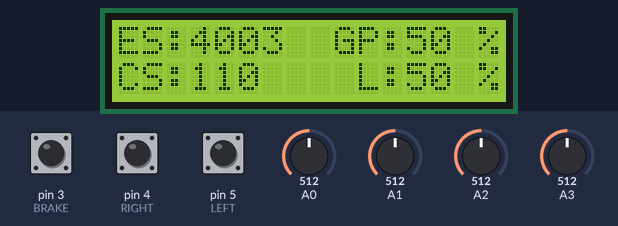
A sketch run on a simulated Arduino Uno, built with avr-gcc and run on an emulated ATmega328P. Parts: 16×2 character LCD. The test bench sets the inputs (shaded band); at power-on: A0 = 512, A1 = 512, A2 = 512, pin 3 (BRAKE) HIGH, pin 4 (RIGHT) HIGH, pin 5 (LEFT) HIGH, A3 = 512. What the sketch prints to the serial monitor is not drawn.

Above: at 1.2 s.
1.3 s: A0 set to 716
At 2.7 s:
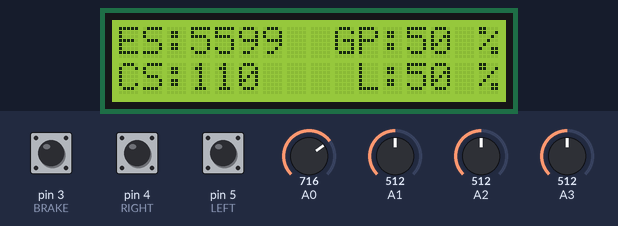
4.3 s: A1 set to 716
At 5.5 s:
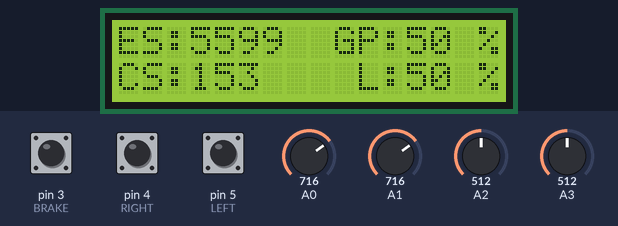
7.3 s: A2 set to 30
At 8.7 s:
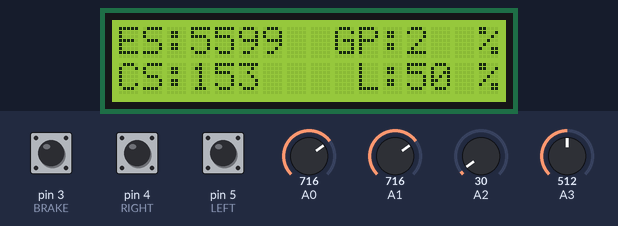
10.3 s: pin 3 (BRAKE) pulled LOW for 1 s
Timing chart, 0 to 13.3 s (numbered marks = the images above; inputs shaded):
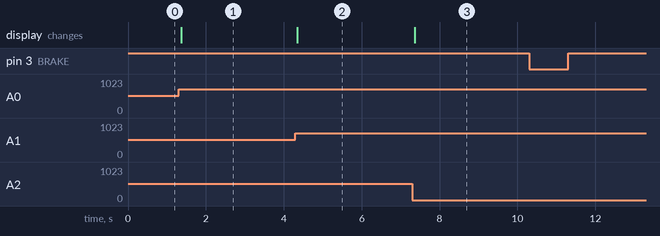

Measured:
- after the input at 1.3 s, the display: changes after 0.06 s (image 1)
- after the input at 4.3 s, the display: changes at once (image 2)
- after the input at 7.3 s, the display: changes after 0.07 s (image 3)

The sketch:

CAN_writemophongthuHONDA.ino
```cpp
#include <SPI.h>
#include <mcp2515.h>
#include <Wire.h>
#include <LiquidCrystal_I2C.h>

LiquidCrystal_I2C lcd(0x27, 16, 2);

struct can_frame canMsg_rpm;
struct can_frame canMsg_speed;
struct can_frame canMsg;
struct can_frame canMsg_buomga;
struct can_frame canMsg_load;
struct can_frame canMsg_turn;
struct can_frame canMsg_brake;

unsigned long previousMillis = 0;
unsigned long previousMillis1 = 20;
unsigned long previousMillis2 = 40;
unsigned long previousMillis3 = 60;
unsigned long previousMillis4 = 80;
unsigned long previousMillis5 = 100;
const long interval = 120;


MCP2515 mcp2515(10);

int engine_Rpm;
unsigned long int arpm ;
int vehicle_Speed;
int buomga;
int load;
unsigned char turn,brake;


//*************************************************************
String add0(String chuoi){
String  kq="";
  if (chuoi.length()==3){kq='0'+chuoi;}
  else {kq=chuoi;}
  return kq;
}
//*************************************************************
long hstol(String recv){              //long
  char c[recv.length() + 1];
  recv.toCharArray(c, recv.length() + 1);
  return strtol(c, NULL, 16);
}
//*************************************************************

void setup() {
   Serial.begin(250000);
   pinMode(3, INPUT_PULLUP);//BRAKE
   pinMode(4, INPUT_PULLUP);//RIGHT
   pinMode(5, INPUT_PULLUP);//LEFT

  lcd.init();
  lcd.backlight();

  mcp2515.reset();
  mcp2515.setBitrate(CAN_125KBPS);
  mcp2515.setNormalMode();

  Serial.println("Example: Write to CAN");
}

void loop() {

  arpm = analogRead(A0);
  engine_Rpm = arpm*8000/1023;
  vehicle_Speed = map(analogRead(A1),0,1023,0,220);
  buomga=map(analogRead(A2),0,1023,0,100);
  load=map(analogRead(A3),0,1023,0,100);
  //Serial.println(engine_Rpm);


  lcd.clear();
  lcd.setCursor(3,0);  lcd.print(engine_Rpm);
  lcd.setCursor(3,1);  lcd.print(vehicle_Speed);
  lcd.setCursor(12,0);  lcd.print(buomga);
  lcd.setCursor(12,1);  lcd.print(load);
  lcd.setCursor(0,0);  lcd.print("ES:");
  lcd.setCursor(0,1);  lcd.print("CS:");
  lcd.setCursor(9,0);  lcd.print("GP:");
  lcd.setCursor(10,1);  lcd.print("L:");
  lcd.setCursor(15,0);  lcd.print("%");
  lcd.setCursor(15,1);  lcd.print("%");

//---------------------------------------------------------------
  unsigned int rpm_A = (long)engine_Rpm / 16;
  unsigned int rpm_B = (long)engine_Rpm % 16;
  String rpm_Val=add0(String(rpm_A,HEX)+String(rpm_B,HEX));
//---------------------------------------------------------------
  unsigned int Speed_A = (long)vehicle_Speed / 16;
  unsigned int Speed_B = (long)vehicle_Speed % 16;
  String Speed_Val=String(Speed_A,HEX)+String(Speed_B,HEX);
//---------------------------------------------------------------
//************gui RPM*********************************************
  canMsg_rpm.can_id  = 0x1DC;
  canMsg_rpm.can_dlc = 8;
  canMsg_rpm.data[0] = 0x02;
  canMsg_rpm.data[1] = hstol(rpm_Val.substring(0, 2));
  canMsg_rpm.data[2] = hstol(rpm_Val.substring(2, 4));
  unsigned long currentMillis = millis();
     if (currentMillis - previousMillis >= interval) {
        previousMillis = currentMillis;
        mcp2515.sendMessage(&canMsg_rpm);
  }

    Serial.print(canMsg_rpm.can_id,HEX); // print ID
    Serial.print(" ");
    Serial.print(canMsg_rpm.can_dlc,HEX); // print DLC
    Serial.print(" ");

    for (int i = 0; i<canMsg_rpm.can_dlc; i++)  {  // print the data
      Serial.print(canMsg_rpm.data[i],HEX);
      Serial.print(" ");
    }

    Serial.println();

//************gui car Speed**********************************************
  canMsg_speed.can_id  = 0x158;
  canMsg_speed.can_dlc = 8;
  canMsg_speed.data[0] = 0;
  canMsg_speed.data[1] = 0;
  canMsg_speed.data[2] = 0;
  canMsg_speed.data[3] = 0;
  canMsg_speed.data[4] =hstol(Speed_Val.substring(0, 1));
  canMsg_speed.data[5] =hstol(Speed_Val.substring(1, 2));
  unsigned long currentMillis1 = millis();
  if (currentMillis1 - previousMillis1 >= interval) {
       previousMillis1 = currentMillis1;
       mcp2515.sendMessage(&canMsg_speed);  //speedmeter
}

    Serial.print(canMsg_speed.can_id, HEX); // print ID
    Serial.print(" ");
    Serial.print(canMsg_speed.can_dlc, HEX); // print DLC
    Serial.print(" ");

    for (int i = 0; i<canMsg_speed.can_dlc; i++)  {  // print the data
      Serial.print(canMsg_speed.data[i],HEX);
      Serial.print(" ");
    }
    Serial.println();

//************gui buom ga************************************************
  canMsg_buomga.can_id  = 0x130;
  canMsg_buomga.can_dlc = 8;
  canMsg_buomga.data[0] = 0x00;
  canMsg_buomga.data[1] = 0x02;
  canMsg_buomga.data[2] = 0x11;
  canMsg_buomga.data[3] = 0x00;
  canMsg_buomga.data[4] =(buomga);
  unsigned long currentMillis2 = millis();
   if (currentMillis2 - previousMillis2 >= interval) {
    previousMillis2 = currentMillis2;
    mcp2515.sendMessage(&canMsg_buomga);  //THP
  }
    Serial.print(canMsg_buomga.can_id, HEX); // print ID
    Serial.print(" ");
    Serial.print(canMsg_buomga.can_dlc, HEX); // print DLC
    Serial.print(" ");

    for (int i = 0; i<canMsg_buomga.can_dlc; i++)  {  // print the data
      Serial.print(canMsg_buomga.data[i],HEX);
      Serial.print(" ");
    }
    Serial.println();
//*********************gui Brake*****************************************
if (digitalRead(3)==0){canMsg_brake.data[4]=1;canMsg_brake.data[6]=32;}
else{canMsg_brake.data[4]=0;canMsg_brake.data[6]=0;}
  canMsg_brake.can_id  = 0x17C;
  canMsg_brake.can_dlc = 8;
  canMsg_brake.data[0] = 0x00;
  canMsg_brake.data[1] = 0x00;
  canMsg_brake.data[2] = 0x00;
  canMsg_brake.data[3] = 0x00;
  canMsg_brake.data[5] = 0x00;
unsigned long currentMillis4 = millis();
   if (currentMillis4 - previousMillis4 >= interval) {
    previousMillis4 = currentMillis4;
    mcp2515.sendMessage(&canMsg_brake);
  }
    Serial.print(canMsg_brake.can_id, HEX); // print ID
    Serial.print(" ");
    Serial.print(canMsg_brake.can_dlc, HEX); // print DLC
    Serial.print(" ");

    for (int i = 0; i<canMsg_brake.can_dlc; i++)  {  // print the data
      Serial.print(canMsg_brake.data[i],HEX);
      Serial.print(" ");
    }
 Serial.println();
//************gui tai dong co***************************************************
  canMsg_load.can_id  = 0x17D;
  canMsg_load.can_dlc = 8;
  canMsg_load.data[0] = (load);
  canMsg_load.data[1] = 0x65;
  canMsg_load.data[2] = 0x04;
  canMsg_load.data[3] = 0x00;
unsigned long currentMillis3 = millis();
 if (currentMillis3 - previousMillis3 >= interval) {
    previousMillis3 = currentMillis3;
    mcp2515.sendMessage(&canMsg_load);
  }

     Serial.print(canMsg_load.can_id, HEX); // print ID
    Serial.print(" ");
    Serial.print(canMsg_load.can_dlc, HEX); // print DLC
    Serial.print(" ");

    for (int i = 0; i<canMsg_load.can_dlc; i++)  {  // print the data
      Serial.print(canMsg_load.data[i],HEX);
      Serial.print(" ");
    }
  Serial.println();

//************gui xi nhan***************************************************
if (digitalRead(5)==0){ canMsg_turn.data[0] = 0x20;}   //left
else if(digitalRead(4)==0){canMsg_turn.data[0] = 0x40;}
else {canMsg_turn.data[0] = 0x00;}
  canMsg_turn.can_id  = 0x294;
  canMsg_turn.can_dlc = 8;
  canMsg_turn.data[1] = 0x96;
  canMsg_turn.data[2] = 0x41;
  canMsg_turn.data[3] = 0x00;
  canMsg_turn.data[4] = 0x7A;
  canMsg_turn.data[5] = 0xCE;
  canMsg_turn.data[6] = 0x00;
  canMsg_turn.data[7] = 0x0A;
 unsigned long currentMillis5 = millis();
 if (currentMillis5 - previousMillis5 >= interval) {
    previousMillis5 = currentMillis5;
    mcp2515.sendMessage(&canMsg_turn);
 }


     Serial.print(canMsg_turn.can_id, HEX); // print ID
    Serial.print(" ");
    Serial.print(canMsg_turn.can_dlc, HEX); // print DLC
    Serial.print(" ");

    for (int i = 0; i<canMsg_turn.can_dlc; i++)  {  // print the data
      Serial.print(canMsg_turn.data[i],HEX);
      Serial.print(" ");
    }
  Serial.println();
}
```
